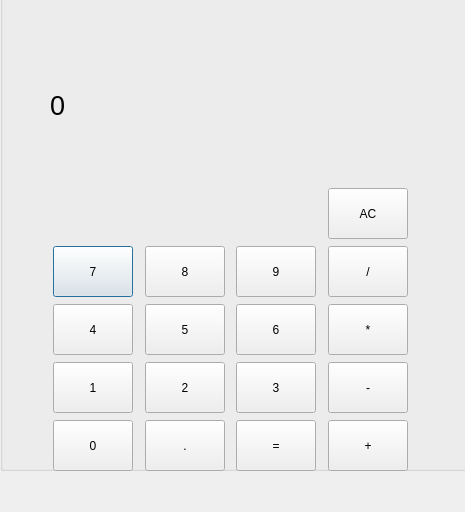
<?xml version="1.0" encoding="UTF-8"?>
<ui version="4.0">
 <class>calculator</class>
 <widget class="QDialog" name="calculator">
  <property name="geometry">
   <rect>
    <x>0</x>
    <y>0</y>
    <width>465</width>
    <height>512</height>
   </rect>
  </property>
  <property name="windowTitle">
   <string>Dialog</string>
  </property>
  <widget class="QGroupBox" name="groupBox">
   <property name="geometry">
    <rect>
     <x>0</x>
     <y>-90</y>
     <width>471</width>
     <height>561</height>
    </rect>
   </property>
   <property name="title">
    <string/>
   </property>
   <widget class="QPushButton" name="button_7">
    <property name="geometry">
     <rect>
      <x>53</x>
      <y>336</y>
      <width>80</width>
      <height>51</height>
     </rect>
    </property>
    <property name="text">
     <string>7</string>
    </property>
   </widget>
   <widget class="QPushButton" name="button_4">
    <property name="geometry">
     <rect>
      <x>53</x>
      <y>394</y>
      <width>80</width>
      <height>51</height>
     </rect>
    </property>
    <property name="text">
     <string>4</string>
    </property>
   </widget>
   <widget class="QLabel" name="result_show">
    <property name="geometry">
     <rect>
      <x>50</x>
      <y>130</y>
      <width>361</width>
      <height>131</height>
     </rect>
    </property>
    <property name="font">
     <font>
      <pointsize>20</pointsize>
     </font>
    </property>
    <property name="styleSheet">
     <string notr="true">QLabel{
	qproperty-alignment: 'AlignVCenter | AlignRight';
	border: 1px solid gray;
}

background-color: white;</string>
    </property>
    <property name="text">
     <string>0</string>
    </property>
   </widget>
   <widget class="QPushButton" name="button_0">
    <property name="geometry">
     <rect>
      <x>53</x>
      <y>510</y>
      <width>80</width>
      <height>51</height>
     </rect>
    </property>
    <property name="text">
     <string>0</string>
    </property>
   </widget>
   <widget class="QPushButton" name="button_2">
    <property name="geometry">
     <rect>
      <x>145</x>
      <y>452</y>
      <width>80</width>
      <height>51</height>
     </rect>
    </property>
    <property name="text">
     <string>2</string>
    </property>
   </widget>
   <widget class="QPushButton" name="button_equel">
    <property name="geometry">
     <rect>
      <x>236</x>
      <y>510</y>
      <width>80</width>
      <height>51</height>
     </rect>
    </property>
    <property name="text">
     <string>=</string>
    </property>
    <property name="autoRepeatDelay">
     <number>300</number>
    </property>
   </widget>
   <widget class="QPushButton" name="button_1">
    <property name="geometry">
     <rect>
      <x>53</x>
      <y>452</y>
      <width>80</width>
      <height>51</height>
     </rect>
    </property>
    <property name="text">
     <string>1</string>
    </property>
   </widget>
   <widget class="QPushButton" name="button_8">
    <property name="geometry">
     <rect>
      <x>145</x>
      <y>336</y>
      <width>80</width>
      <height>51</height>
     </rect>
    </property>
    <property name="text">
     <string>8</string>
    </property>
   </widget>
   <widget class="QPushButton" name="button_dot">
    <property name="geometry">
     <rect>
      <x>145</x>
      <y>510</y>
      <width>80</width>
      <height>51</height>
     </rect>
    </property>
    <property name="text">
     <string>.</string>
    </property>
   </widget>
   <widget class="QPushButton" name="button_min">
    <property name="geometry">
     <rect>
      <x>328</x>
      <y>452</y>
      <width>80</width>
      <height>51</height>
     </rect>
    </property>
    <property name="text">
     <string>-</string>
    </property>
   </widget>
   <widget class="QPushButton" name="button_3">
    <property name="geometry">
     <rect>
      <x>236</x>
      <y>452</y>
      <width>80</width>
      <height>51</height>
     </rect>
    </property>
    <property name="text">
     <string>3</string>
    </property>
   </widget>
   <widget class="QPushButton" name="button_6">
    <property name="geometry">
     <rect>
      <x>236</x>
      <y>394</y>
      <width>80</width>
      <height>51</height>
     </rect>
    </property>
    <property name="text">
     <string>6</string>
    </property>
   </widget>
   <widget class="QPushButton" name="button_AC">
    <property name="geometry">
     <rect>
      <x>328</x>
      <y>278</y>
      <width>80</width>
      <height>51</height>
     </rect>
    </property>
    <property name="text">
     <string>AC</string>
    </property>
   </widget>
   <widget class="QPushButton" name="button_div">
    <property name="geometry">
     <rect>
      <x>328</x>
      <y>336</y>
      <width>80</width>
      <height>51</height>
     </rect>
    </property>
    <property name="text">
     <string>/</string>
    </property>
   </widget>
   <widget class="QPushButton" name="button_5">
    <property name="geometry">
     <rect>
      <x>145</x>
      <y>394</y>
      <width>80</width>
      <height>51</height>
     </rect>
    </property>
    <property name="text">
     <string>5</string>
    </property>
   </widget>
   <widget class="QPushButton" name="button_9">
    <property name="geometry">
     <rect>
      <x>236</x>
      <y>336</y>
      <width>80</width>
      <height>51</height>
     </rect>
    </property>
    <property name="text">
     <string>9</string>
    </property>
   </widget>
   <widget class="QPushButton" name="button_mul">
    <property name="geometry">
     <rect>
      <x>328</x>
      <y>394</y>
      <width>80</width>
      <height>51</height>
     </rect>
    </property>
    <property name="text">
     <string>*</string>
    </property>
   </widget>
   <widget class="QPushButton" name="button_sum">
    <property name="geometry">
     <rect>
      <x>328</x>
      <y>510</y>
      <width>80</width>
      <height>51</height>
     </rect>
    </property>
    <property name="text">
     <string>+</string>
    </property>
   </widget>
  </widget>
 </widget>
 <resources/>
 <connections/>
</ui>
